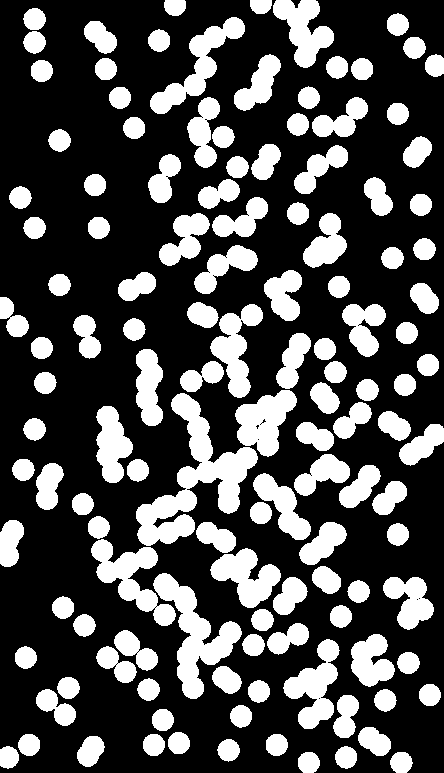
%> input picture dev03/part1/bulles.bmp, 444 x 773 px
$ octave temp_compteBulles.m   (GNU Octave 9; MATLAB toolbox functions it lacks are replaced by stand-ins)
%> lines starting %> are read from the running program, lines starting %| are printed output that depends on the picture; in (x1, y1, x2, y2) boxes, pixels count from 0 and x2, y2 are one past the last pixel; in counts of white or black regions, pixels touching at a corner belong together; the program's own positions count from 1
% function [bulle, groupes] = compteBulles(image)
% end

%  -------------------------------------------- Prep Stage
% clean environment
clc;
close all;
clear;
workspace;

image = imread('bulles.bmp');
%> image is the input picture: size 773x444x3 uint8; 29.9% white; 129 white regions, largest, box (x1, y1, x2, y2) and area: (136, 393, 258, 546) 6177, (153, 573, 242, 699) 3865, (91, 539, 176, 626) 2784

% convert to logical if it isn't
if (~islogical(image))
    % ensure to conver to grayscale if not
    if (size(image,3) == 3)
        image = rgb2gray(image);
    end
    image = logical(image);
end

% store received image
recImage = image;

% --------------------------------------------------- first method
% directly counting through table filtering of regionprops - not sure if we
% should use this, but keeping it as reference/comparison
imgStats = regionprops('table', bwlabel(recImage), 'Area', 'Centroid','MajorAxisLength','MinorAxisLength');
%> imgStats = 129 regions; largest, Area, Centroid, MajorAxisLength and MinorAxisLength: 6177 [195.5 480.8] 166 99.58, 3865 [195.7 635.8] 130.3 68.52, 2784 [132.5 578.9] 112.5 51.48, 2599 [198.8 66.2] 140.2 35.78, 2431 [265.1 421.7] 71.48 50.19
centerpointAll = imgStats.Centroid;
%> centerpointAll = 129 rows, first 12: [13.52 319.4; 10.98 543.2; 9.32 757.9; 20.89 198.1; 23.84 470.3; 26.28 658.1; 29.68 745.4; 35.11 19.73; 35.08 42.88; 35.17 228.4; 35.13 429.8; 42.29 71.46]
diametersAll = mean([imgStats.MajorAxisLength imgStats.MinorAxisLength],2);
%> diametersAll = 129 values, max 132.8 at index 40, min 19.11 at index 69, mean 32.93
radiusAll = diametersAll/2;
%> radiusAll = 129 values, max 66.38 at index 40, min 9.55 at index 69, mean 16.46

imgStatsSolo = imgStats(imgStats.Area <=400,:);
%> imgStatsSolo = 70 regions; largest, Area, Centroid, MajorAxisLength and MinorAxisLength: 392 [35.1 42.9] 22.43 22.32, 391 [20.9 198.1] 22.44 22.25, 391 [35.1 19.7] 22.44 22.25, 391 [35.1 429.8] 22.38 22.31, 391 [138.4 470.8] 22.44 22.25
centerpointSolo = imgStatsSolo.Centroid;
%> centerpointSolo = 70 rows, first 12: [9.32 757.9; 20.89 198.1; 23.84 470.3; 26.28 658.1; 29.68 745.4; 35.11 19.73; 35.08 42.88; 35.17 228.4; 35.13 429.8; 42.29 71.46; 42.3 348.5; 45.71 383.4]
diametersSolo = mean([imgStatsSolo.MajorAxisLength imgStatsSolo.MinorAxisLength],2);
%> diametersSolo = 70 values, max 22.38 at index 7, min 19.11 at index 39, mean 22.18
radiusSolo = diametersSolo/2;
%> radiusSolo = 70 values, max 11.19 at index 7, min 9.55 at index 39, mean 11.09

imgStatsGrouped = imgStats(imgStats.Area >=400,:);
%> imgStatsGrouped = 59 regions; largest, Area, Centroid, MajorAxisLength and MinorAxisLength: 6177 [195.5 480.8] 166 99.58, 3865 [195.7 635.8] 130.3 68.52, 2784 [132.5 578.9] 112.5 51.48, 2599 [198.8 66.2] 140.2 35.78, 2431 [265.1 421.7] 71.48 50.19
centerpointGrouped = imgStatsGrouped.Centroid;
%> centerpointGrouped = 59 rows, first 12: [13.52 319.4; 10.98 543.2; 49.32 486.6; 56.51 708; 87.67 337.1; 91.2 751.7; 101 37.62; 132.5 578.9; 112.4 445.1; 117 665.2; 136.3 650.8; 137.5 287.1]
diametersGrouped = mean([imgStatsGrouped.MajorAxisLength imgStatsGrouped.MinorAxisLength],2);
%> diametersGrouped = 59 values, max 132.8 at index 14, min 27.66 at index 46, mean 45.68
radiusGrouped = diametersGrouped/2;
%> radiusGrouped = 59 values, max 66.38 at index 14, min 13.83 at index 46, mean 22.84

% --------------------------------------------------- second method
% find isolated balls, subtract for grouped formes

[imgConverted, numbFormesInitial] = bwlabel(recImage);
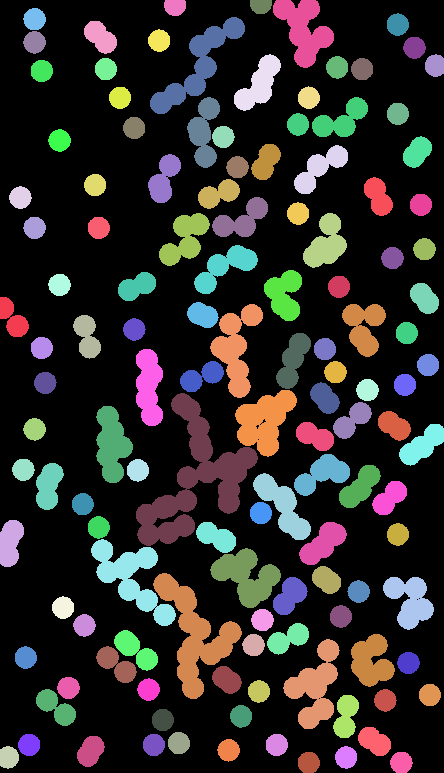
%> imgConverted: size 773x444 double; 130 distinct labels, from 0 to 129; one colour per label, 0 black
%> numbFormesInitial = 129

imgIsolate = imgConverted;

% extract the number of pixels for each conn.comp
pretreat = bwconncomp(imgIsolate);
%> pretreat = 129 connected components
numPixels = cellfun(@numel,pretreat.PixelIdxList);
%> numPixels = 129 values, max 6177 at index 40, min 263 at index 69, mean 795.3

% iterate through every numPixels array
for i = 1 : length(numPixels)
    % if the result is over 400, assume amas and set to zero
    if numPixels(i) >= 400
        imgIsolate(pretreat.PixelIdxList{i}) = 0;
    end
end
%> this loop made 129 passes
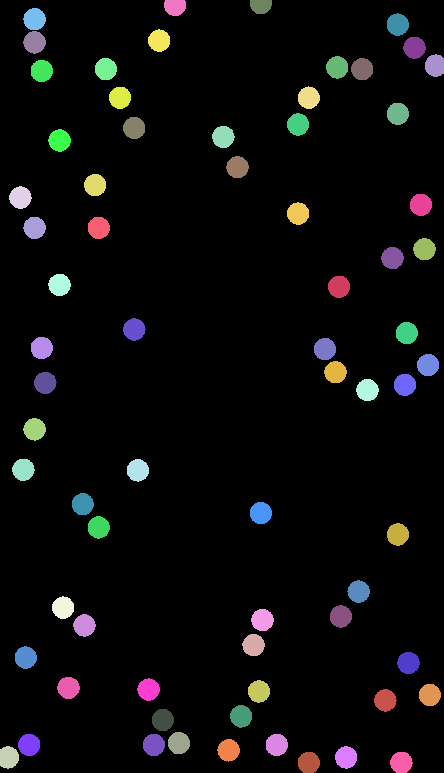
%> imgIsolate: size 773x444 double; 71 distinct labels, from 0 to 129; one colour per label, 0 black

% subtract isolated balls from initial image
imgSubtractedMain = and(imgConverted, ~imgIsolate);
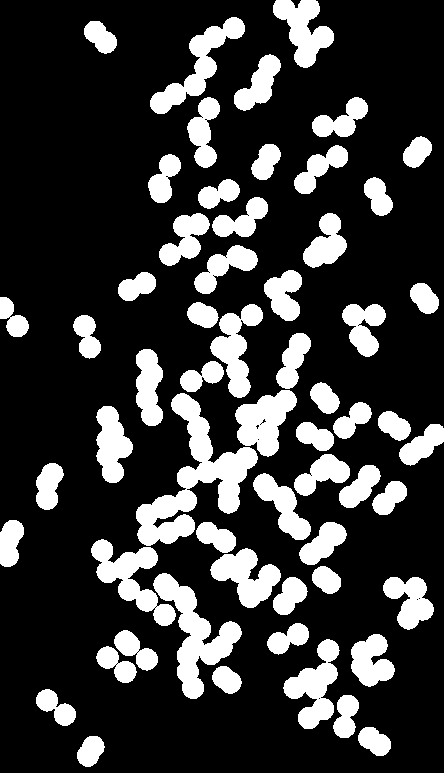
%> imgSubtractedMain: size 773x444 logical; 22% white; 59 white regions, largest, box (x1, y1, x2, y2) and area: (136, 393, 258, 546) 6177, (153, 573, 242, 699) 3865, (91, 539, 176, 626) 2784

% extract the number of pixels for each conn.comp
pretreat = bwconncomp(imgSubtractedMain);
%> pretreat = 59 connected components
numPixels = cellfun(@numel,pretreat.PixelIdxList);
%> numPixels = 59 values, max 6177 at index 14, min 581 at index 46, mean 1282.6

% iterate through every numPixels array
for i = 1 : length(numPixels)
    % if the result is less than 400 (from imperfect subtraction), set to 0
    if numPixels(i) <= 400
        imgSubtractedMain(pretreat.PixelIdxList{i}) = 0;
    end
end
%> this loop made 59 passes

% get shape count and transfer results
[imgIsolateMat, numImgIsolate] = bwlabel(imgIsolate);
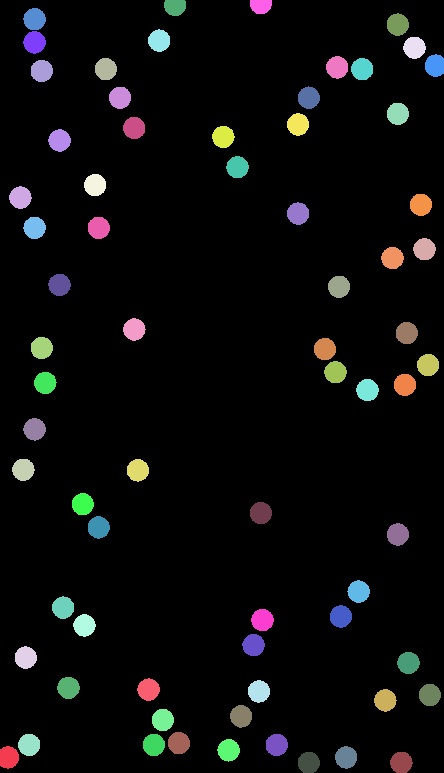
%> imgIsolateMat: size 773x444 double; 71 distinct labels, from 0 to 70; one colour per label, 0 black
%> numImgIsolate = 70
[imgSubtractedMainMat, numSubtractedMain] = bwlabel(imgSubtractedMain);
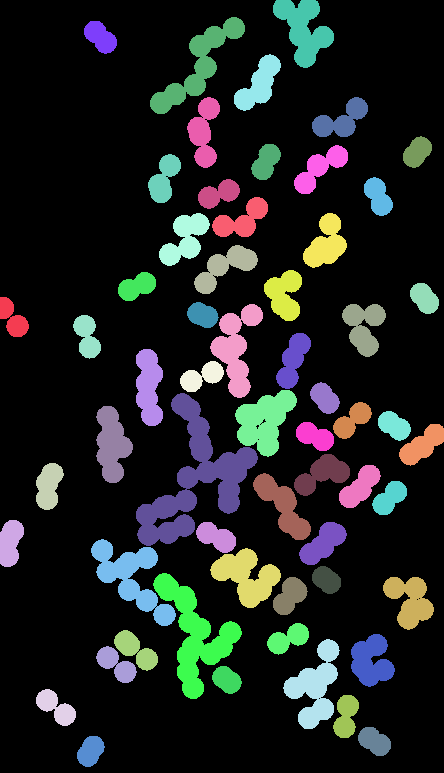
%> imgSubtractedMainMat: size 773x444 double; 60 distinct labels, from 0 to 59; one colour per label, 0 black
%> numSubtractedMain = 59

bulle = numImgIsolate;
%> bulle = 70
groupes = numSubtractedMain;
%> groupes = 59

% ----------------------------- DEBUG subplot display outputs
subplot(1,5,1)
imshow(image)
title(['Original : ' num2str(numbFormesInitial) ' found ']);

subplot(1,5,2)
imshow(image)
hold on
viscircles(centerpointAll,radiusAll,'Color','b');
hold off
title('w/ Circles on all forms');

subplot(1,5,3)
imshow(image)
hold on
viscircles(centerpointSolo,radiusSolo,'Color','b');
hold off
hold on
viscircles(centerpointGrouped,radiusGrouped,'Color','c');
hold off
title('w/ Circles, isolated');

subplot(1,5,4)
imshow(imgIsolate)
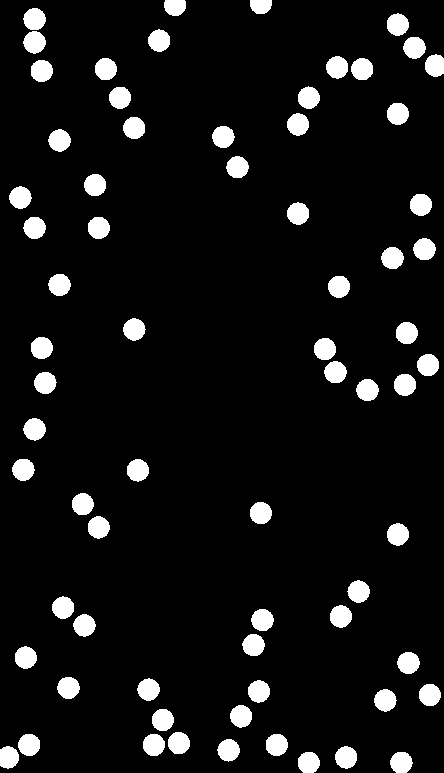
%> displayed picture: size 773x444, on the screen's scale of 0 to 255; 7.8% white; 70 white regions, largest, box (x1, y1, x2, y2) and area: (23, 31, 46, 54) 392, (23, 8, 46, 30) 391, (326, 56, 348, 79) 391
title('imgIsolate');
title(['imgIsolate : ' num2str(numImgIsolate) ' found ']);

subplot(1,5,5)
imshow(imgSubtractedMainMat)
title(['subtractedMain : ' num2str(numSubtractedMain) ' found ']);
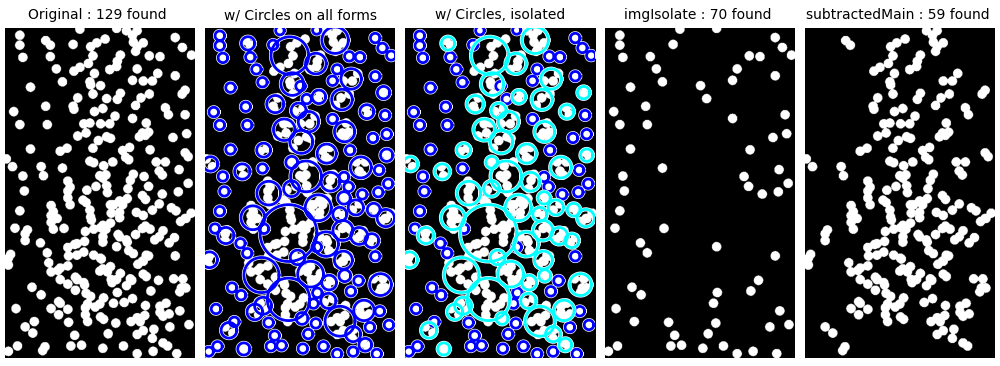
%> figure redrawn from the program's plot data, 5 panels
